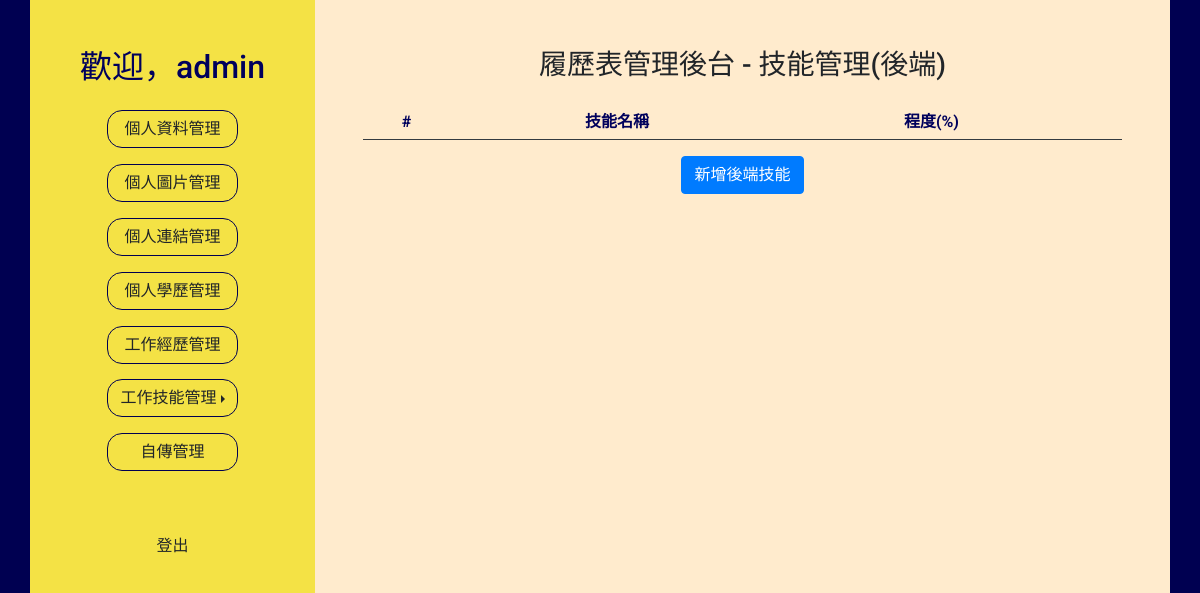
The page /main.php?do=skill_backend (signed in) on the database as committed earlier.
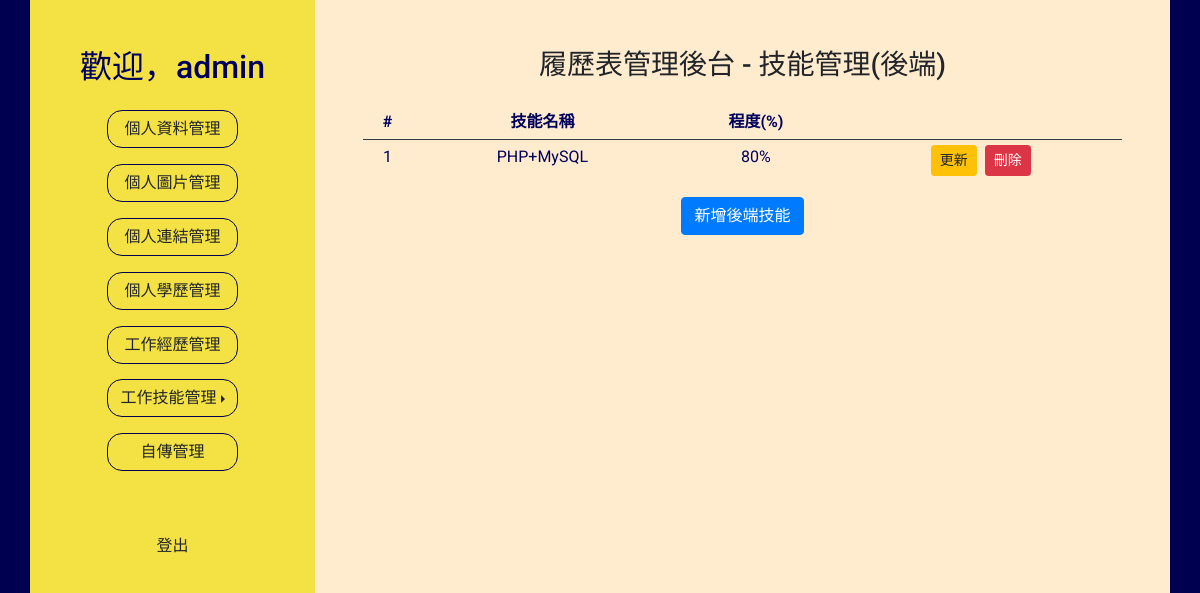
The same page on the database as committed later.
### tables this page shows
CREATE TABLE `resume_skillback` (
  `id` int(10) UNSIGNED NOT NULL,
  `userid` int(10) UNSIGNED NOT NULL,
  `name` varchar(30) NOT NULL,
  `level` varchar(3) NOT NULL
);

### base.php (called while the page is built, shortened)
<?php
class DB{
  private $dsn  = "mysql:host=localhost;charset=utf8;dbname=resume";
  private $root = "root";
  private $password = "";
  private $table = "";
  private $pdo;
  public function __construct($table){
    $this->table = $table;
    $this->pdo = new PDO($this->dsn,$this->root,$this->password);
  }
  public function all(...$arg){
    $sql = "select * from `$this->table`";
    if(!empty($arg[0]) && is_array($arg[0])){
      foreach ($arg[0] as $key => $value){
        $tmp[]= sprintf("`%s`='%s'",$key,$value);
      }
      $sql = $sql . " where " . implode( " && " , $tmp);
    }
    return $this->pdo->query($sql)->fetchAll(PDO::FETCH_ASSOC);
  }
}
?>

### backend/skill_backend.php (the view, shortened to what this page needs)
<h3>履歷表管理後台 - 技能管理(後端)</h3>
<table class="table table-sm text-center table-borderless mt-3">
  <thead>
    <tr class="border-bottom border-dark ">
      <th>#</th>
      <th>技能名稱</th>
      <th>程度(%)</th>
      <th></th>
    </tr>
  </thead>
  <tbody>
    <tr>
      <?php
      $db = new DB("resume_skillback");
      $rows = $db->all(["userid" => $userid]);
      foreach ($rows as $key => $row) {
        echo "<td>" . ($key + 1) . "</td>";
        echo "<td>" . $row['name'] . "</td>";
        echo "<td>" . $row['level'] . "%" . "</td>";
      ?>
        <td>
          <button class="btn btn-warning btn-sm mr-1 ubtn" data-toggle="modal" data-target="#Modal2" id="<?= $row['id'] ?>">更新
          </button><button class="btn btn-danger btn-sm ml-1" onclick="del_backend(<?= $row['id'] ?>)">刪除</button>
        </td>
    </tr>
  <?php  }  ?>
  </tbody>
</table>
<button type="button" class="btn btn-primary" data-toggle="modal" data-target="#Modal1">新增後端技能</button>

Rows that differ between the two databases and show on the page:
added resume_skillback: name "PHP+MySQL", level "80"
